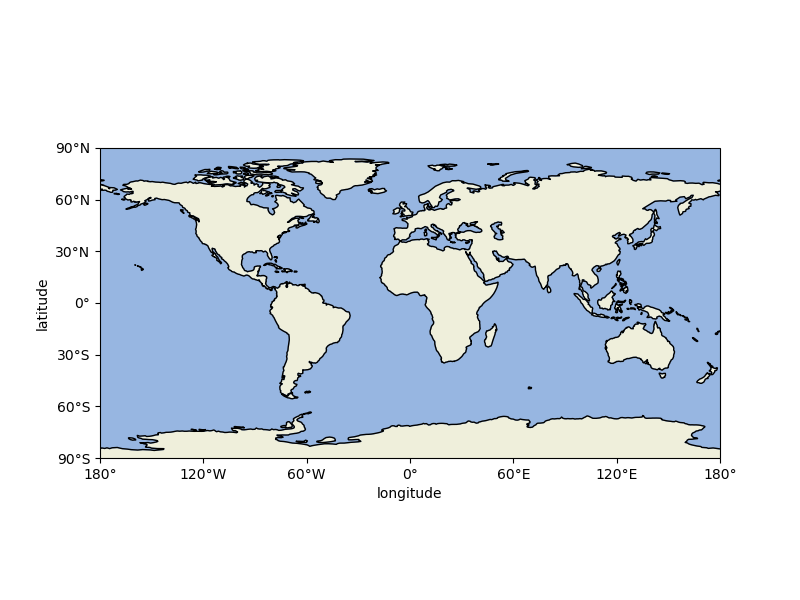

Source code (Python):
import matplotlib.pyplot as plt
from emcpy.plots import CreateMap
from emcpy.plots.map_tools import Domain, MapProjection

# Create global map with no data using
# PlateCarree projection and coastlines
mymap = CreateMap(figsize=(12, 8),
                  domain=Domain('global'),
                  proj_obj=MapProjection('plcarr'))
# Add coastlines
mymap.add_features(['coastlines'])

# Add x and y labels
mymap.add_xlabel(xlabel='longitude')
mymap.add_ylabel(ylabel='latitude')

# Return matplotlib figure
fig = mymap.return_figure()
fig.savefig('map_plot_no_data.png')
